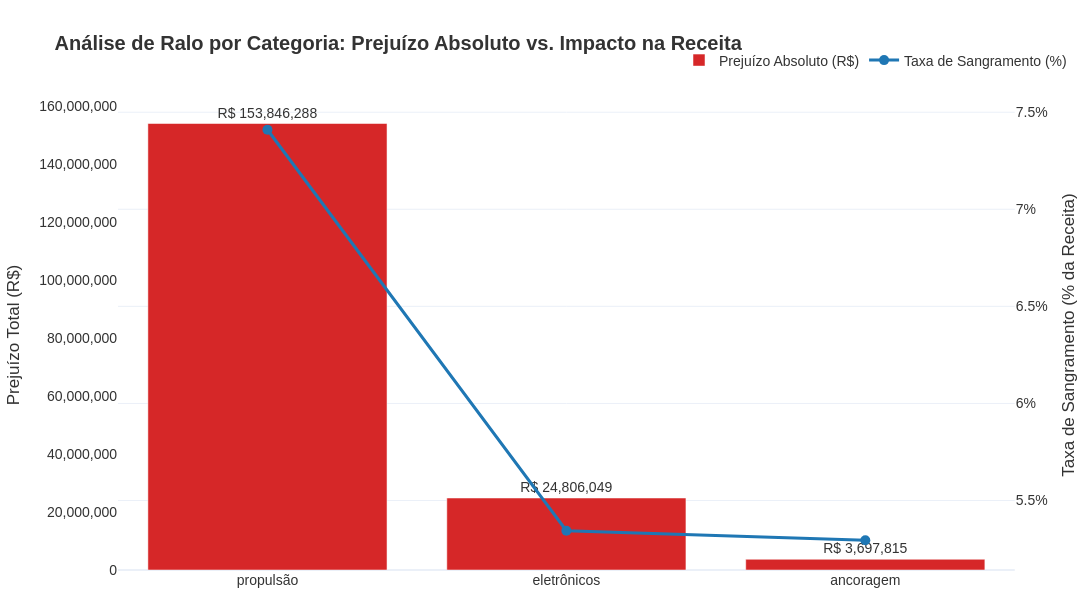

The code cell stored with this chart in its notebook:
### Code cell
import duckdb
import plotly.graph_objects as go
from plotly.subplots import make_subplots

query_category_drain = """
    SELECT 
        p.actual_category,
        SUM(f.total_revenue) AS total_revenue,
        SUM(f.total_loss) AS total_loss,
        (SUM(f.total_loss) / NULLIF(SUM(f.total_revenue), 0)) * 100 AS drain_rate_pct
    FROM df_fct_profitability f
    JOIN df_products p 
        ON f.id_product = p.code
    WHERE f.total_loss > 0
    GROUP BY p.actual_category
    ORDER BY total_loss DESC
"""

df_category = duckdb.query(query_category_drain).df()

fig = make_subplots(specs=[[{"secondary_y": True}]])

fig.add_trace(
    go.Bar(
        x=df_category['actual_category'],
        y=df_category['total_loss'],
        name="Prejuízo Absoluto (R$)",
        marker_color='#d62728', 
        text=df_category['total_loss'],
        texttemplate='R$ %{text:,.0f}',
        textposition='outside',
        hovertemplate="<b>%{x}</b><br>Prejuízo: R$ %{y:,.2f}<extra></extra>"
    ),
    secondary_y=False,
)

fig.add_trace(
    go.Scatter(
        x=df_category['actual_category'],
        y=df_category['drain_rate_pct'],
        name="Taxa de Sangramento (%)",
        mode='lines+markers',
        line=dict(color='#1f77b4', width=3),
        marker=dict(size=10),
        hovertemplate="<b>%{x}</b><br>Sangramento: %{y:.2f}%<extra></extra>"
    ),
    secondary_y=True,
)

fig.update_layout(
    title='<b>Análise de Ralo por Categoria: Prejuízo Absoluto vs. Impacto na Receita</b>',
    width=1200,
    height=600,
    template='plotly_white',
    hovermode='x unified',
    legend=dict(orientation="h", yanchor="bottom", y=1.05, xanchor="right", x=1),
    margin=dict(t=100, l=20, r=20, b=20),
    font=dict(family="Arial", size=14, color="#333333")
)

fig.update_yaxes(
    title_text="Prejuízo Total (R$)", 
    secondary_y=False, 
    showgrid=False, 
    tickformat=",.0f"
)

fig.update_yaxes(
    title_text="Taxa de Sangramento (% da Receita)", 
    secondary_y=True, 
    showgrid=True, 
    ticksuffix="%"
)

fig.show()

### Figure 1 — Plotly figure (JSON) as saved in the notebook; plotly's stock layout.template omitted (floating-point values rounded to 4 significant figures)
{"data": [{"hovertemplate": "<b>%{x}</b><br>Prejuízo: R$ %{y:,.2f}<extra></extra>", "marker": {"color": "#d62728"}, "name": "Prejuízo Absoluto (R$)", "text": [153800000.0, 24810000.0, 3698000.0], "textposition": "outside", "texttemplate": "R$ %{text:,.0f}", "type": "bar", "x": ["propulsão", "eletrônicos", "ancoragem"], "xaxis": "x", "y": [153800000.0, 24810000.0, 3698000.0], "yaxis": "y"}, {"hovertemplate": "<b>%{x}</b><br>Sangramento: %{y:.2f}%<extra></extra>", "line": {"color": "#1f77b4", "width": 3}, "marker": {"size": 10}, "mode": "lines+markers", "name": "Taxa de Sangramento (%)", "type": "scatter", "x": ["propulsão", "eletrônicos", "ancoragem"], "xaxis": "x", "y": [7.41, 5.344, 5.295], "yaxis": "y2"}], "layout": {"font": {"color": "#333333", "family": "Arial", "size": 14}, "height": 600, "hovermode": "x unified", "legend": {"orientation": "h", "x": 1, "xanchor": "right", "y": 1.05, "yanchor": "bottom"}, "margin": {"b": 20, "l": 20, "r": 20, "t": 100}, "title": {"text": "<b>Análise de Ralo por Categoria: Prejuízo Absoluto vs. Impacto na Receita</b>"}, "width": 1200, "xaxis": {"anchor": "y", "domain": [0, 0.94]}, "yaxis": {"anchor": "x", "domain": [0, 1], "showgrid": false, "tickformat": ",.0f", "title": {"text": "Prejuízo Total (R$)"}}, "yaxis2": {"anchor": "x", "overlaying": "y", "showgrid": true, "side": "right", "ticksuffix": "%", "title": {"text": "Taxa de Sangramento (% da Receita)"}}}}
